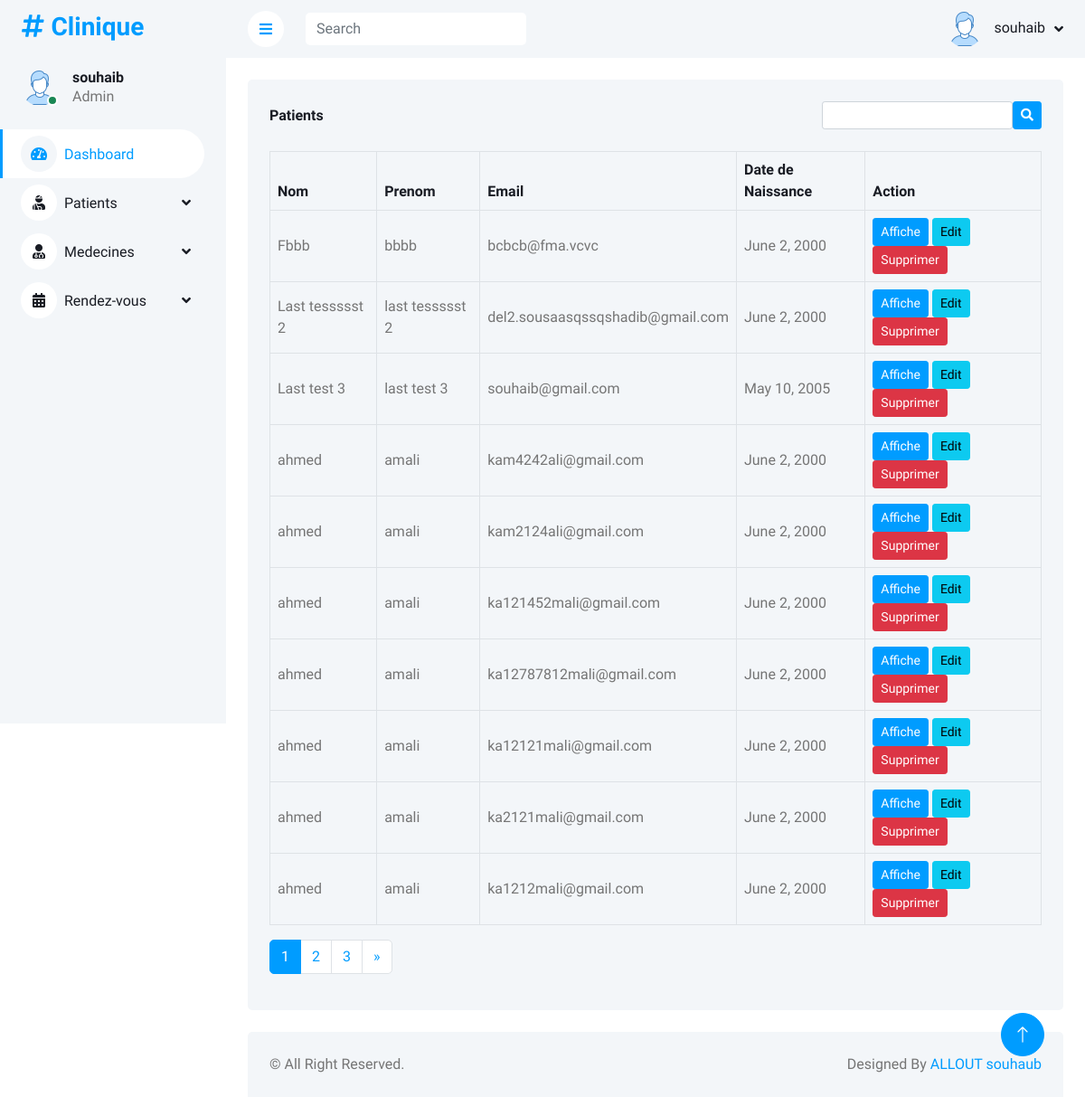
Before: /patients/ (signed in) with the older database file.
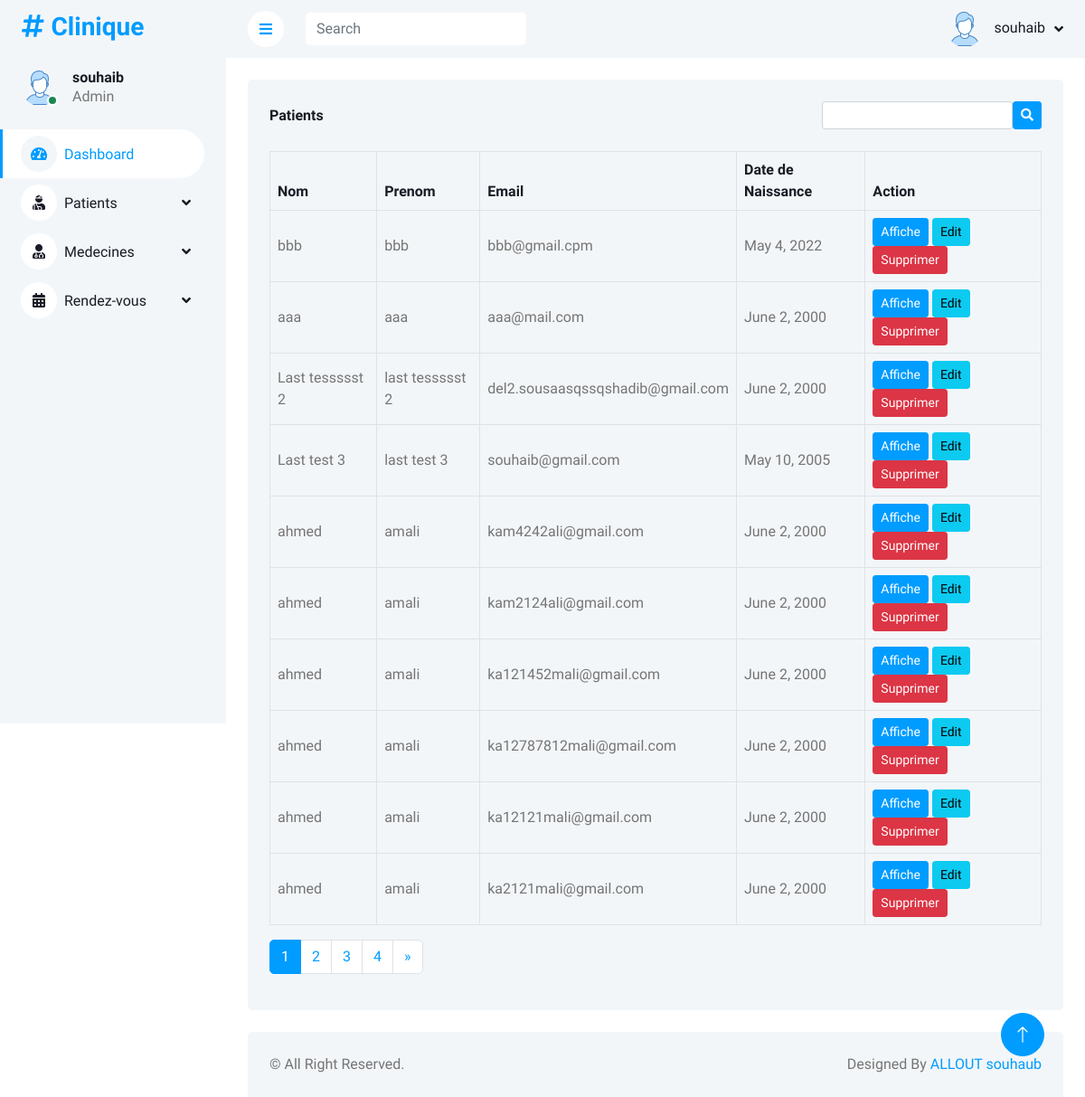
After: the same page with the newer database file.
### allout_souhaib/models.py (models this page shows, shortened)
class Patient(models.Model):
    nom = models.CharField(max_length=45)
    prenom = models.CharField(max_length=45)
    email = models.CharField(max_length=45, unique=True)
    dateNaissance = models.DateField(null=True)

### allout_souhaib/views.py (the view)
# urls.py: path('patients/', views.patientsindex),
def patientsindex(request):
    if request.user.is_authenticated == False:
        return redirect('/login')
    patients = Patient.objects.order_by('-id').all()
    p = Paginator(patients, 10)
    page_number = request.GET.get('page')
    try:
        page_obj = p.get_page(page_number)
    except PageNotAnInteger:
        page_obj = p.page(1)
    except EmptyPage:
        page_obj = p.page(p.num_pages)
    context = {'page_obj': page_obj, 'page': p, 'title': 'liste des patients'}
    return render(request, "patients/index.html", context)

### templates/patients/index.html (shortened to what this page needs)
<!DOCTYPE html>
<html lang="en">
<head>
    {% include 'includes/cssfiles.html' %}
</head>
<body>
<div class="container-xxl position-relative bg-white d-flex p-0">
    {% include 'includes/sidebar.html' %}
    <div class="content">
        {% include 'includes/header.html' %}
        <div class="container-fluid pt-4 px-4">
            <div class="bg-light text-center rounded p-4">
                <div class="d-flex align-items-center justify-content-between mb-4">
                    <h6 class="mb-0">Patients</h6>
                    <form method="get" action="/patients/search" class="d-flex align-items-center  ">
                        <div class="form-outline">
                            <input type="search" name="search_text" class="form-control form-control-sm"/>
                        </div>
                        <button type="submit" class="btn btn-sm btn-primary">
                            <i class="fas fa-search"></i>
                        </button>
                    </form>
                </div>
                <div class="table-responsive">
                    <table class="table text-start align-middle table-bordered table-hover mb-0">
                        <thead>
                        <tr class="text-dark">
                            <th scope="col">Nom</th>
                            <th scope="col">Prenom</th>
                            <th scope="col">Email</th>
                            <th scope="col">Date de Naissance</th>
                            <th scope="col">Action</th>
                        </tr>
                        </thead>
                        <tbody>
                        {% for p in page_obj.object_list %}
                            <tr>
                                <td>{{ p.nom }}</td>
                                <td>{{ p.prenom }}</td>
                                <td>{{ p.email }}</td>
                                <td>{{ p.dateNaissance }}</td>
                                <td>
                                    <a href="/patients/details/{{ p.id }}" class="btn btn-sm btn-primary">Affiche</a>
                                    <a href="/patients/edit/{{ p.id }}" class="btn btn-sm btn-info">Edit</a>
                                    <p href="/patients/delete/{{ p.id }}" class="btn btn-sm btn-danger mb-0 delete"
                                       target_id="{{ p.id }}">Supprimer</p>
                                </td>
                            </tr>
                        {% endfor %}
                        </tbody>
                    </table>
                    <nav aria-label="Page navigation example">
                        <ul class="pagination mt-3">
                            {% for p in page.page_range %}
                            <li class="page-item {% if p == page_obj.number%} active {% endif %}"><a class="page-link"
                                                            href="?page={{ p }}">{{p}}</a>
                            </li>
                            {% endfor %}
                            {% if page_obj.has_next %}
                                <li class="page-item">
                                    <a class="page-link" href="?page={{ page_obj.next_page_number }}" aria-label="Next">
                                        <span aria-hidden="true">&raquo;</span>
                                    </a>
                                </li>
                            {% endif %}
                        </ul>
                    </nav>
                </div>
            </div>
        </div>
        {% include 'includes/footer.html' %}
    </div>
    <a href="#" class="btn btn-lg btn-primary btn-lg-square back-to-top"><i class="bi bi-arrow-up"></i></a>
</div>
</body>
</html>

Changed rows visible on the page:
no longer on this page (row unchanged): Patient: nom "ahmed", prenom "amali", email "ka1212mali@gmail.com", dateNaissance "June 2, 2000"
added Patient: nom "bbb", prenom "bbb", email "bbb@gmail.cpm", dateNaissance "May 4, 2022"
changed Patient: nom "Fbbb" → "aaa"; prenom "bbbb" → "aaa"; email "bcbcb@fma.vcvc" → "aaa@mail.com"
Other visible differences:
new list line: "4"
